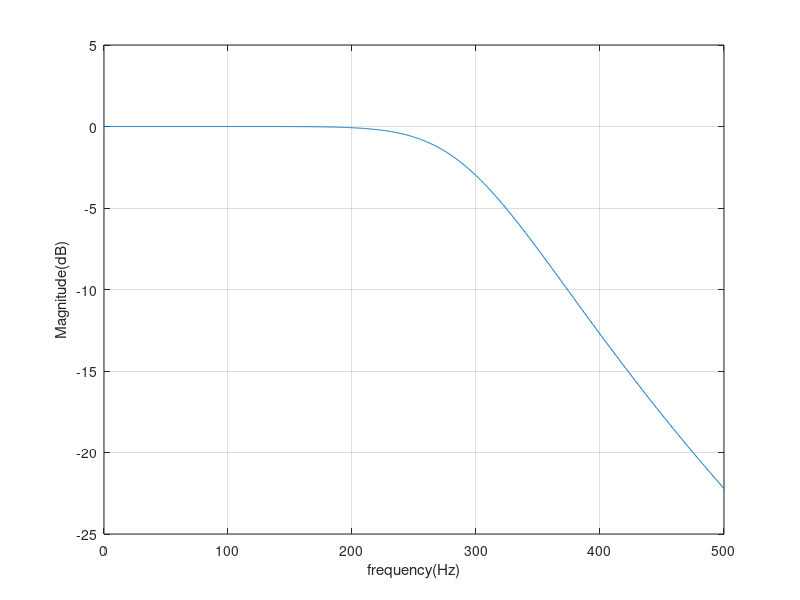

Reproduce this figure in MATLAB.
clc;
clear all;
close all;


%creating analog filter

FN=1000/2;
fc=300; %cut off freq
N=5; %filter order
[z,p,k]=buttap(N); %creating analog filter
w=linspace(0,FN/fc,1000);
h=freqs(k*poly(z),poly(p),w);
f=fc*w;
plot(f,20*log10(abs(h))),grid
ylabel('Magnitude(dB)')
xlabel('frequency(Hz)')
